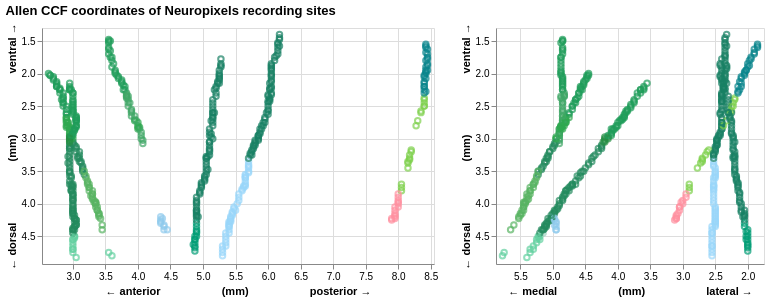

Notebook cell for this chart:
### Markdown cell above
Let's visualize the location of all the recording sites that picked up units (excluding units labeled as "noise"):

### Code cell
import lazynwb_utils

with alt.renderers.enable('default'):
    display(lazynwb_utils.plot_ccf_coordinates(units_lf))

### Figure 1 — Vega-Lite specification as saved in the notebook (floating-point values rounded to 4 significant figures; data arrays with more than 128 entries replaced by an {"elided": "..."} marker saying what was removed)
{"config": {"view": {"continuousWidth": 300, "continuousHeight": 300}}, "hconcat": [{"mark": {"type": "point"}, "encoding": {"color": {"field": "structure", "legend": null, "scale": {"domain": ["ACAd", "ACAv", "CA1", "CA3", "CP", "DG", "FRP", "GU", "ILA", "LGv", "LSr", "MOs", "OLF", "ORBl", "ORBm", "ORBvl", "PL", "SSp", "SSs", "TTd", "VISal", "out of brain"], "range": ["#40A666", "#40A666", "#7ED04B", "#7ED04B", "#98D6F9", "#7ED04B", "#268F45", "#009C75", "#59B363", "#FF909F", "#90CBED", "#1F9D5A", "#9AD2BD", "#248A5E", "#248A5E", "#248A5E", "#2FA850", "#188064", "#188064", "#62D09F", "#08858C", "#999999"]}, "type": "nominal"}, "tooltip": [{"field": "structure", "type": "nominal"}, {"field": "unit_id", "type": "nominal"}, {"field": "is_qc_pass", "type": "nominal"}, {"field": "electrode_group_name", "type": "nominal"}], "x": {"axis": {"title": "← anterior                    (mm)                    posterior →"}, "field": "ccf_ap", "scale": {"domain": [2.525, 8.55], "nice": false}, "type": "quantitative"}, "y": {"axis": {"title": "← dorsal                    (mm)                    ventral →"}, "field": "ccf_dv", "scale": {"domain": [1.3, 4.925], "nice": false, "reverse": true}, "type": "quantitative"}}, "height": 236, "width": 392}, {"mark": {"type": "point"}, "encoding": {"color": {"field": "structure", "legend": null, "scale": {"domain": ["ACAd", "ACAv", "CA1", "CA3", "CP", "DG", "FRP", "GU", "ILA", "LGv", "LSr", "MOs", "OLF", "ORBl", "ORBm", "ORBvl", "PL", "SSp", "SSs", "TTd", "VISal", "out of brain"], "range": ["#40A666", "#40A666", "#7ED04B", "#7ED04B", "#98D6F9", "#7ED04B", "#268F45", "#009C75", "#59B363", "#FF909F", "#90CBED", "#1F9D5A", "#9AD2BD", "#248A5E", "#248A5E", "#248A5E", "#2FA850", "#188064", "#188064", "#62D09F", "#08858C", "#999999"]}, "type": "nominal"}, "tooltip": [{"field": "structure", "type": "nominal"}, {"field": "unit_id", "type": "nominal"}, {"field": "is_qc_pass", "type": "nominal"}, {"field": "electrode_group_name", "type": "nominal"}], "x": {"axis": {"title": "← medial                    (mm)                    lateral →"}, "field": "ccf_ml", "scale": {"domain": [1.75, 5.875], "nice": false, "reverse": true}, "type": "quantitative"}, "y": {"axis": {"title": "← dorsal                    (mm)                    ventral →"}, "field": "ccf_dv", "scale": {"domain": [1.3, 4.925], "nice": false, "reverse": true}, "type": "quantitative"}}, "height": 236, "width": 268}], "data": {"name": "data-8babee68f5640bf20812d0eddbe15d5f"}, "title": "Allen CCF coordinates of Neuropixels recording sites", "$schema": "https://vega.github.io/schema/vega-lite/v6.4.1.json", "datasets": {"data-8babee68f5640bf20812d0eddbe15d5f": {"elided": "554 records"}}}
